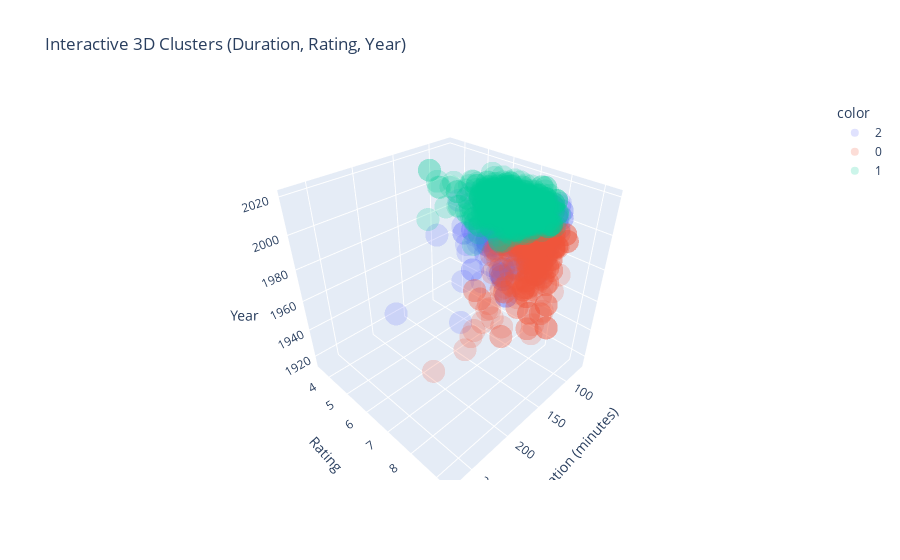

The code cell stored with this chart in its notebook:
### Markdown cell above
Visualize the Clusters in 3D

### Code cell
# Visualize clusters in 3D
fig = px.scatter_3d(
    data, x='duration', y='rating', z='year', 
    color=data['Cluster'].astype(str),
    title="Interactive 3D Clusters (Duration, Rating, Year)",
    labels={'duration': 'Duration (minutes)', 'rating': 'Rating', 'year': 'Year'},
    opacity=0.2  # Adjust transparency here
)

fig.show()

### Figure 1 — Plotly figure (JSON) as saved in the notebook; plotly's stock layout.template omitted (floating-point values rounded to 4 significant figures; data arrays with more than 128 entries replaced by an {"elided": "..."} marker saying what was removed)
{"data": [{"hovertemplate": "color=2<br>Duration (minutes)=%{x}<br>Rating=%{y}<br>Year=%{z}<extra></extra>", "legendgroup": "2", "marker": {"color": "#636efa", "opacity": 0.2, "symbol": "circle"}, "mode": "markers", "name": "2", "scene": "scene", "showlegend": true, "type": "scatter3d", "x": {"elided": "519 int values"}, "y": {"elided": "519 float values"}, "z": {"elided": "519 int values"}}, {"hovertemplate": "color=0<br>Duration (minutes)=%{x}<br>Rating=%{y}<br>Year=%{z}<extra></extra>", "legendgroup": "0", "marker": {"color": "#EF553B", "opacity": 0.2, "symbol": "circle"}, "mode": "markers", "name": "0", "scene": "scene", "showlegend": true, "type": "scatter3d", "x": {"elided": "234 int values"}, "y": {"elided": "234 float values"}, "z": {"elided": "234 int values"}}, {"hovertemplate": "color=1<br>Duration (minutes)=%{x}<br>Rating=%{y}<br>Year=%{z}<extra></extra>", "legendgroup": "1", "marker": {"color": "#00cc96", "opacity": 0.2, "symbol": "circle"}, "mode": "markers", "name": "1", "scene": "scene", "showlegend": true, "type": "scatter3d", "x": {"elided": "669 int values"}, "y": {"elided": "669 float values"}, "z": {"elided": "669 int values"}}], "layout": {"legend": {"title": {"text": "color"}, "tracegroupgap": 0}, "scene": {"domain": {"x": [0, 1], "y": [0, 1]}, "xaxis": {"title": {"text": "Duration (minutes)"}}, "yaxis": {"title": {"text": "Rating"}}, "zaxis": {"title": {"text": "Year"}}}, "title": {"text": "Interactive 3D Clusters (Duration, Rating, Year)"}}}
